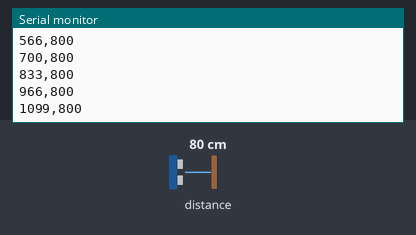
This sketch was run on a simulated ESP32. Parts: the last lines printed to the serial monitor. The test bench sets the inputs (shaded band); at power-on: distance to the obstacle 80 cm.

Above: at 1.2 s.
1.3 s: distance to the obstacle set to 2 cm
At 1.35 s:
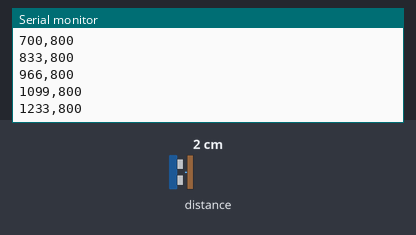
2.8 s: distance to the obstacle set to 4 cm
At 2.82 s:
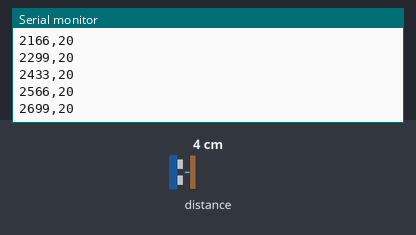
Timing chart, 0 to 5.8 s (numbered marks = the images above; inputs shaded):
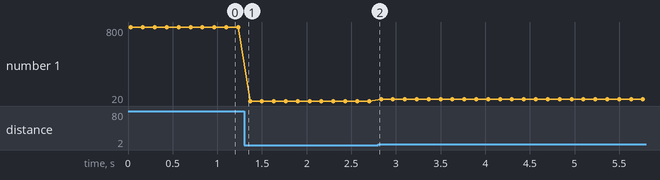

The sketch:

laser.ino
```cpp
#include "Adafruit_VL53L1X.h"
#include <Wire.h>

// Define pins for the VL53L1X sensor
#define IRQ_PIN 2
#define XSHUT_PIN 3

// Create a VL53L1X sensor object
Adafruit_VL53L1X vl53 = Adafruit_VL53L1X(XSHUT_PIN, IRQ_PIN);

// Function to initialize the sensor
int initializeSensor(int sdaPin, int sclPin) {
  Wire.begin(sdaPin, sclPin); // Initialize I2C on custom SDA/SCL pins

  if (!vl53.begin(0x29, &Wire)) {
    return -1; // Sensor initialization failed
  }

  // Start ranging mode
  if (!vl53.startRanging()) {
    return -1; // Sensor failed to start ranging
  }

  vl53.setTimingBudget(50); // Set timing budget to 50ms
  return 0; // Success
}

// Function to measure distance
int getDistance() {
  if (!vl53.dataReady()) {
    return -2; // Distance measurement not ready
  }

  int16_t distance = vl53.distance();
  if (distance == -1) {
    return -1; // Sensor read failure
  }

  vl53.clearInterrupt(); // Clear interrupt for the next measurement
  return distance; // Return the valid distance in mm
}

void setup() {
  Serial.begin(115200);
  while (!Serial) delay(10); // Wait for Serial connection

  // Initialize the sensor on SDA = GPIO 4 and SCL = GPIO 5
  if (initializeSensor(4, 5) == -1) {
    // If initialization fails, halt without printing additional text
    while (1) delay(10);
  }

  // Print CSV header (optional)
  Serial.println("timestamp,distance");
}

void loop() {
  int distance = getDistance();
  unsigned long timestamp = millis();  // Capture current timestamp (ms)

  // Output CSV row: timestamp and distance (in mm)
  Serial.print(timestamp);
  Serial.print(",");
  Serial.println(distance);

  delay(100); // Delay between readings
}
```

Measured:
- plotted number 1: 800 → 20 after the input at 1.3 s, 20 → 40 after the input at 2.8 s
